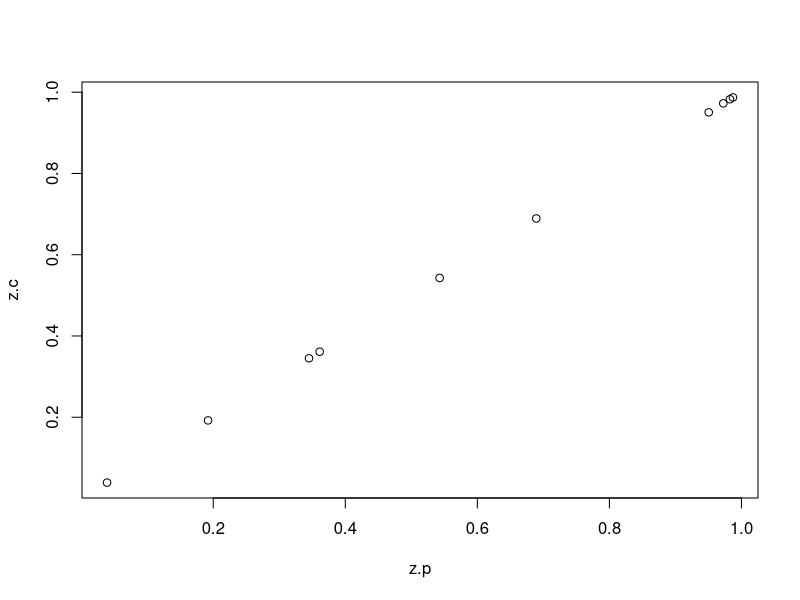
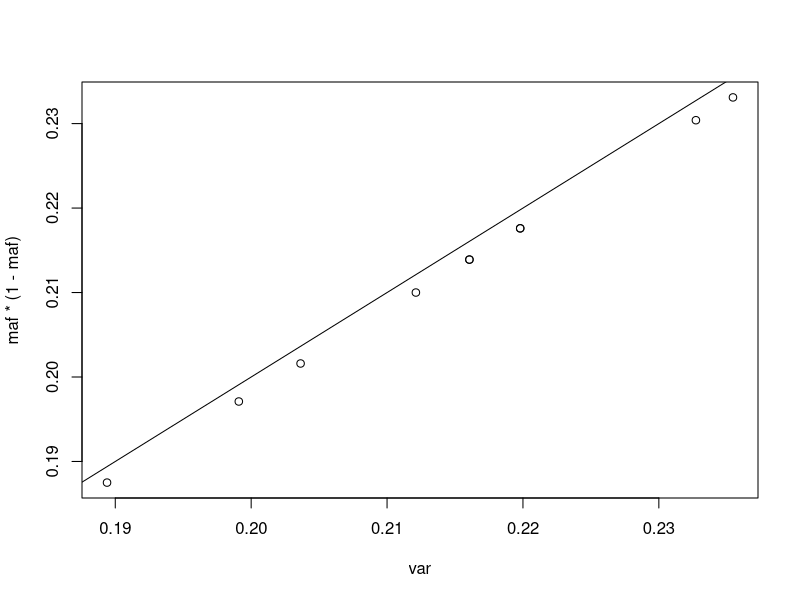

The R script that drew these images, in order:
## ---- chunk 1

z = rnorm(10, 0, 1)
z.p = 2 * (1 - pnorm(abs(z)))

z.c = 1 - pchisq(z^2, df = 1)

plot(z.p, z.c)
## ---- chunk 2
g = rbinom(1e3, 1, .3)
g = matrix(g, nrow = 1e2)

var = apply(g, 2, var)

maf = colMeans(g)
maf * (1-maf)
plot(var, maf * (1-maf)); abline(a = 0, b = 1)

g2 = apply(g, 2, scale)
var2 = apply(g2, 2, var)

y = 2 * g[, 1] + rnorm(1e2, 0, 3)

summary(lm(y ~ g))
summary(lm(scale(y) ~ g2))

fit = apply(g, 2, function(x) summary(lm(y ~ x)))
fit = lapply(fit, function(x) x$coefficient)

fit2 = apply(g2, 2, function(x) summary(lm(scale(y) ~ x)))
fit2 = lapply(fit2, function(x) x$coefficient)

fit.t = sapply(fit, function(x) x["x", "t value"])
fit2.t = sapply(fit2, function(x) x["x", "t value"])
## ---- chunk 3
x = c(1, 2, 8, 5, 8, 10, 3, 9, 1, 3)
y = x + rnorm(10, 0, 3)

summary(lm(y ~ x))
summary(lm(scale(y) ~ scale(x)))
summary(lm(y ~ scale(x)))
summary(lm(scale(y) ~ x))
